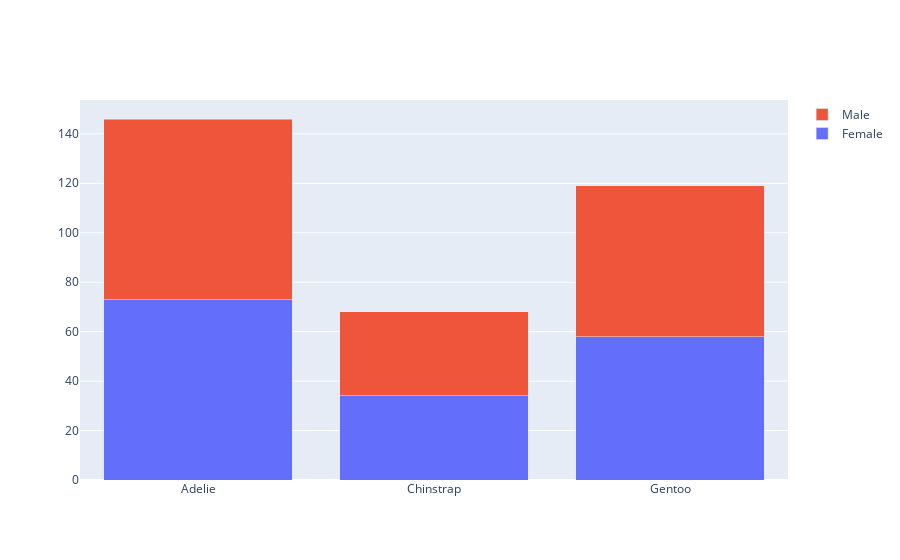

The notebook cell this image was saved under:
### Code cell
animals= penguins.species.unique() # ESTO ES UNA LISTA CON LOS NOMBRES 
fig = go.Figure(data=[
    go.Bar(name="Female", x=animals, y=agrupado.Female),
    go.Bar(name="Male", x=animals, y=agrupado.Male)
])
# CAMBIAR EL TIPO DE BARRAS
fig.update_layout(barmode="stack")
fig.show()

### Figure 1 — Plotly figure (JSON) as saved in the notebook; plotly's stock layout.template omitted (floating-point values rounded to 4 significant figures)
{"data": [{"name": "Female", "type": "bar", "x": ["Adelie", "Chinstrap", "Gentoo"], "y": [73, 34, 58]}, {"name": "Male", "type": "bar", "x": ["Adelie", "Chinstrap", "Gentoo"], "y": [73, 34, 61]}], "layout": {"barmode": "stack"}}
